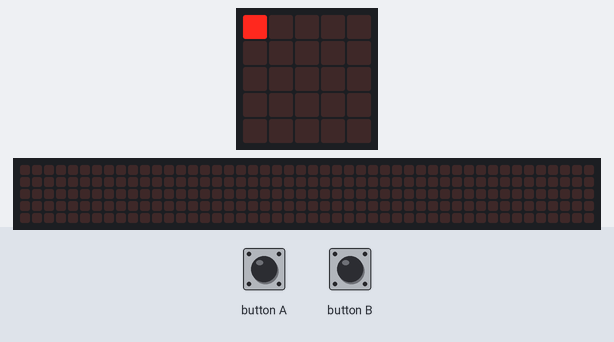
A program run on a simulated BBC micro:bit running MicroPython. Shown: the board's 5×5 LED display, a strip that is not on the board, showing the scrolling text unrolled. Inputs (shaded band) come from the test bench. The 48×5 strip is a reading aid, not a part: it shows the text the display is scrolling, unrolled, one strip-width of it at a time.

Above: at 1.6 s.
1.7 s: button B pressed for 0.15 s
At 2.07 s:
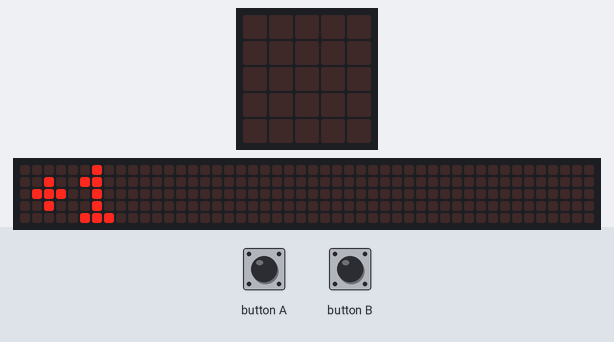
2.4 s: button A pressed for 0.15 s
3.1 s: button B pressed for 1 s
4.7 s: button A pressed for 1 s
At 8.0 s:
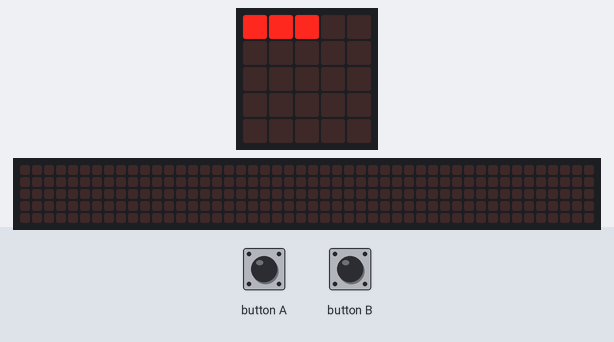
At 9.0 s:
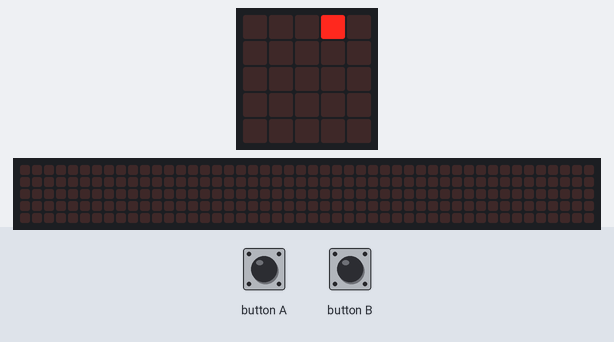
9.3 s: button A pressed for 0.15 s
10.0 s: button A pressed 2 times (0.12 s each, 0.3 s apart)
At 13.1 s:
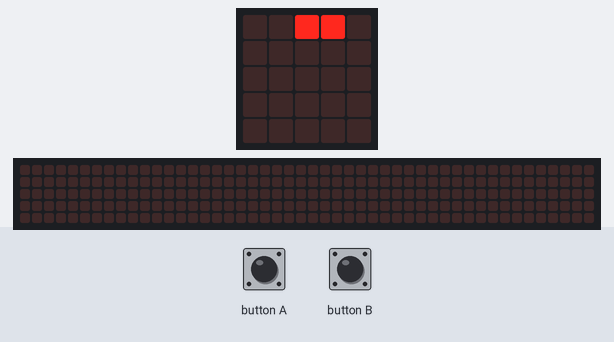
Timing chart, 0 to 14.6 s (numbered marks = the images above; inputs shaded):
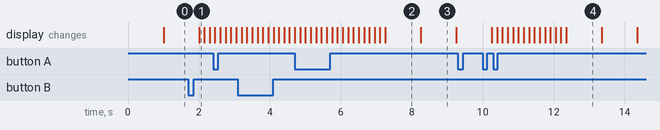

The program:

counter.py
```python
# Count the micro:bit's uptime dans display it under binary format
# Press A to switch between binary and decimal display
# Press B to add 1 to the counter
from microbit import *


BINARY = True
DECIMAL = False


def decimal_to_binary_img(n):
    """
    Take a number `n` and convert it into a "micro:bit ready" binary representation.
    """
    # Convert the time from base 10 to base 2 (binary) on 25 positions
    binary_n = '{0:025b}'.format(n)

    # Revert the string to start displaying in the upper left corner
    reverted_binary_n = ''.join(reversed(binary_n))

    # Convert 1 to 9 (led's the brightest luminosity)
    reverted_binary_n = reverted_binary_n.replace('1', '9')

    # Build the image
    return Image(':'.join([reverted_binary_n[i:i+5] for i in range(0, len(reverted_binary_n), 5)]))


display_format = BINARY
while True:
    button_pressed = False
    seconds = running_time() // 1000

    if button_b.was_pressed():
        button_pressed = True
        presses = button_b.get_presses()
        seconds += button_b.get_presses()
        display.scroll('+%s' % presses)

    if button_a.was_pressed():
        button_pressed = True
        display_format = not display_format

    if display_format == BINARY:
        display.show(decimal_to_binary_img(seconds))
    elif display_format == DECIMAL:
        display.scroll(str(seconds))

    if button_pressed:
        # Directly retart the loop so the change appears faster
        continue
    else:
        # Wait for a second
        sleep(1000)
```

Measured:
- after the input at 1.7 s, the display: changes after 0.30 s (image 1)
- after the input at 4.7 s, the display: first differs from a run without the input after 2.6 s (image 2)
- after the input at 9.3 s, every drawn part: stays the same
- after the input at 10.0 s, the display: first differs from a run without the input after 2.4 s (image 4)
- what the display in image 2 shows lasts 1.0 s, from 7.3 s to 8.3 s
